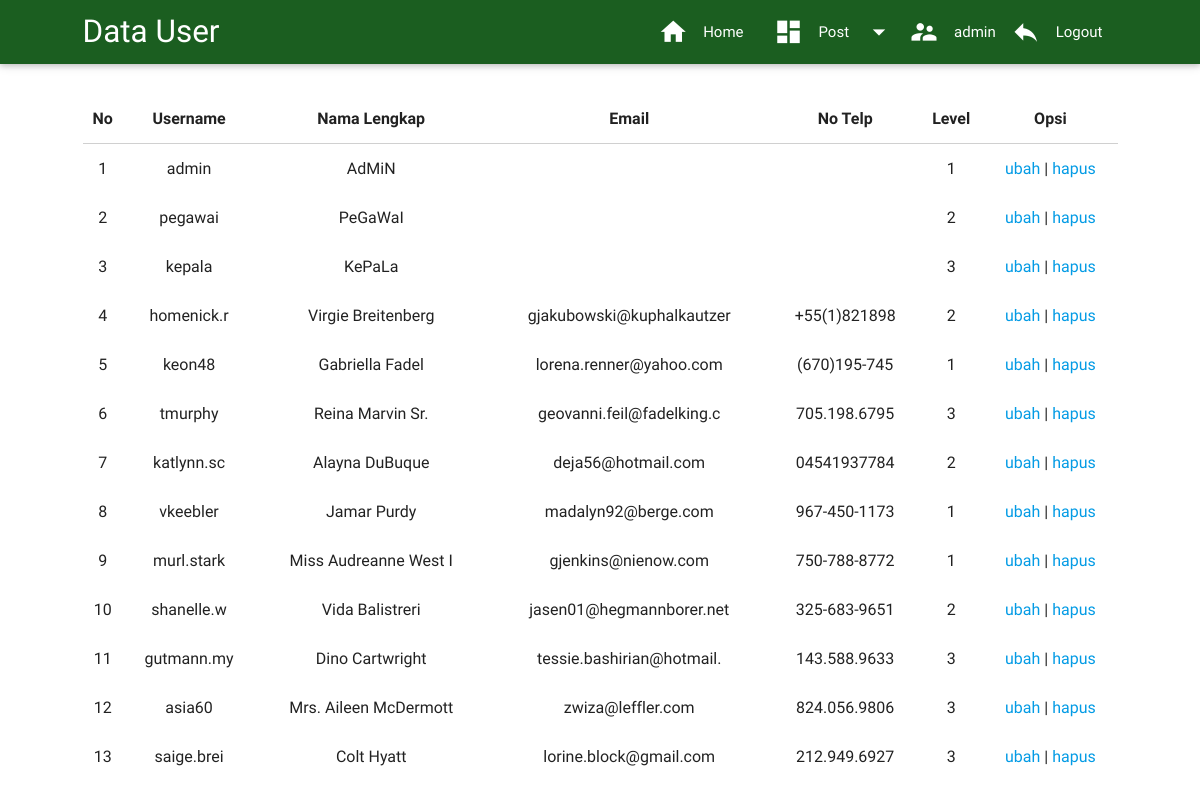
Before: /admin/module/user/tampil.php (signed in) with the older database file.
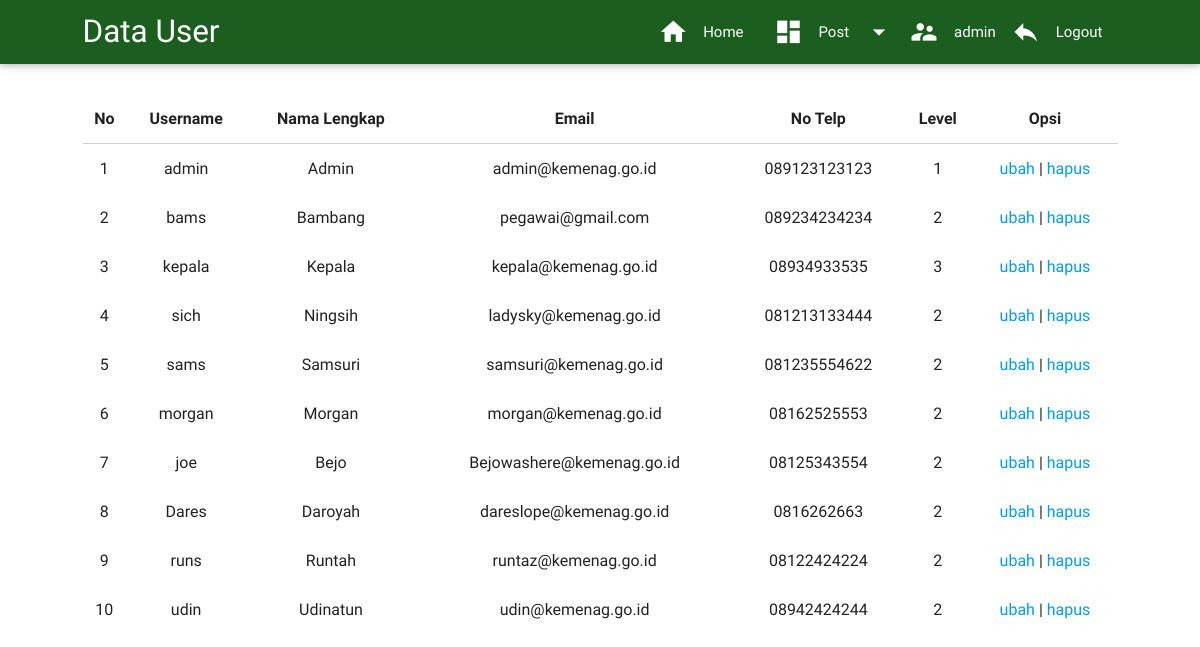
After: the same page with the newer database file.
### tables this page shows
CREATE TABLE IF NOT EXISTS `user` (
  `id_user` int(10) NOT NULL,
  `username` char(10) NOT NULL,
  `nama_lengkap` char(25) NOT NULL,
  `password` char(8) NOT NULL,
  `email` char(25) NOT NULL,
  `no_telp` char(12) NOT NULL,
  `level` char(2) NOT NULL,
  `divisi` char(2) DEFAULT NULL
);

### admin/module/user/tampil.php (the view, shortened to what this page needs)
<?php
require "includes/header_user.php";
$query=mysql_query("select * from user");
?>
<main style="margin-top:30px;">
<div class="container">
        <table class="hoverable centered responsive-table">
        <thead>
                <tr>
                        <th>No</th>
                        <th>Username</th>
                        <th>Nama Lengkap</th>
                        <th>Email</th>
                        <th>No Telp</th>
                        <th>Level</th>
                        <th>Opsi</th>
                </tr>
        </thead>
<?php
while($row=mysql_fetch_array($query)){
?>
        <tbody>
                <tr>
                        <td><?php echo $c=$c+1;?></td>
                        <td><?php echo $row['username'];?></td>
                        <td><?php echo $row['nama_lengkap'];?></td>
                        <td><?php echo $row['email'];?></td>
                        <td><?php echo $row['no_telp'];?></td>
                        <td><?php echo $row['level'];?></td>
                        <td>
<a href="update.php?id_user=<?php echo $row['id_user']; ?>">ubah</a>  |
<a href="hapus.php?id_user=<?php echo $row['id_user']; ?>" onClick="return confirm('Apakah anda yakin?')">hapus</a>
                        </td>
<?php
}
?>
                </tr>
        </tbody>
        </table>
</div>
</main>
</body>
</html>

### admin/module/user/includes/header_user.php (shortened to what this page needs)
<html lang="en">
     <head>
        <link href="../../../asset/css/materialize.min.css" rel="stylesheet">
    </head>
    <body>
        <header>
            <nav class="green darken-4">
                <div class="nav-wrapper container">
                    <a class="brand-logo">Data User</a>
                    <ul id="nav-mobile" class="right hide-on-med-and-down">
                        <li><a href="../../beranda/menu.php"><i class="mdi-action-home left"></i>Home</a></li>
                        <li><a class="dropdown-button" href="#!" data-activates="dropdown1">
                            <i class="mdi-navigation-arrow-drop-down right"></i>
                            <i class="mdi-action-dashboard left"></i>Post</a></li>
                        <li><i class="mdi-action-account-child left"></i>
                        <?php echo (isset($_SESSION['nama_lengkap']) ? $_SESSION['nama_lengkap'] : 'anonym' )?>
                        </li>
                        <li><a href="../../../logout.php"><i class="mdi-content-reply left"></i>Logout</a></li>
                    </ul>
                </div>
            </nav>
        </header>
    </body>

### admin/module/user/includes/header_user.php (style rules this page uses)
body { display: flex; min-height: 100vh; flex-direction: column; }
main { flex: 1 0 auto }
.container { width:90% }

Changed rows visible on the page:
removed user: c "4", username "homenick.r", nama_lengkap "Virgie Breitenberg", email "gjakubowski@kuphalkautzer", no_telp "+55(1)821898", level "2"
removed user: c "5", username "keon48", nama_lengkap "Gabriella Fadel", email "lorena.renner@yahoo.com", no_telp "(670)195-745", level "1"
removed user: c "6", username "tmurphy", nama_lengkap "Reina Marvin Sr.", email "geovanni.feil@fadelking.c", no_telp "705.198.6795", level "3"
removed user: c "7", username "katlynn.sc", nama_lengkap "Alayna DuBuque", email "deja56@hotmail.com", no_telp "04541937784", level "2"
removed user: c "8", username "vkeebler", nama_lengkap "Jamar Purdy", email "madalyn92@berge.com", no_telp "967-450-1173", level "1"
removed user: c "9", username "murl.stark", nama_lengkap "Miss Audreanne West I", email "gjenkins@nienow.com", no_telp "750-788-8772", level "1"
removed user: c "10", username "shanelle.w", nama_lengkap "Vida Balistreri", email "jasen01@hegmannborer.net", no_telp "325-683-9651", level "2"
removed user: c "11", username "gutmann.my", nama_lengkap "Dino Cartwright", email "tessie.bashirian@hotmail.", no_telp "143.588.9633", level "3"
removed user: c "12", username "asia60", nama_lengkap "Mrs. Aileen McDermott", email "zwiza@leffler.com", no_telp "824.056.9806", level "3"
removed user: c "13", username "saige.brei", nama_lengkap "Colt Hyatt", email "lorine.block@gmail.com", no_telp "212.949.6927", level "3"
changed user "admin": nama_lengkap "AdMiN" → "Admin"; email (not shown) → "admin@kemenag.go.id"; no_telp (not shown) → "089123123123"
changed user: username "pegawai" → "bams"; nama_lengkap "PeGaWaI" → "Bambang"; email (not shown) → "pegawai@gmail.com"; no_telp (not shown) → "089234234234"
changed user "kepala": nama_lengkap "KePaLa" → "Kepala"; email (not shown) → "kepala@kemenag.go.id"; no_telp (not shown) → "08934933535"
added user: c "4", username "sich", nama_lengkap "Ningsih", email "ladysky@kemenag.go.id", no_telp "081213133444", level "2"
added user: c "5", username "sams", nama_lengkap "Samsuri", email "samsuri@kemenag.go.id", no_telp "081235554622", level "2"
added user: c "6", username "morgan", nama_lengkap "Morgan", email "morgan@kemenag.go.id", no_telp "08162525553", level "2"
added user: c "7", username "joe", nama_lengkap "Bejo", email "Bejowashere@kemenag.go.id", no_telp "08125343554", level "2"
added user: c "8", username "Dares", nama_lengkap "Daroyah", email "dareslope@kemenag.go.id", no_telp "0816262663", level "2"
added user: c "9", username "runs", nama_lengkap "Runtah", email "runtaz@kemenag.go.id", no_telp "08122424224", level "2"
added user: c "10", username "udin", nama_lengkap "Udinatun", email "udin@kemenag.go.id", no_telp "08942424244", level "2"
